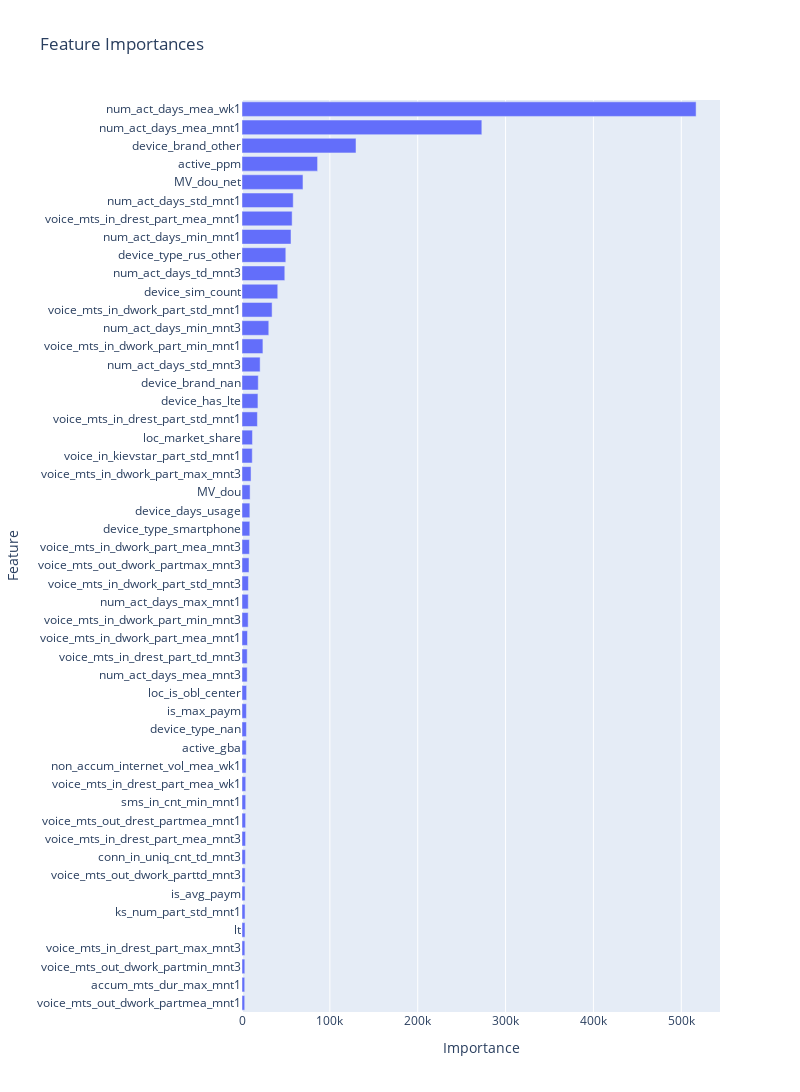

Notebook source saved alongside this figure:
### Code cell
import plotly.express as px

fig = px.bar(feature_importances[:50], x="Importance", y="Feature", title="Feature Importances")
fig.update_layout(yaxis={"categoryorder": "total ascending"}, width=800, height=1200)
fig.show()

### Figure 1 — Plotly figure (JSON) as saved in the notebook; plotly's stock layout.template omitted (floating-point values rounded to 4 significant figures)
{"data": [{"alignmentgroup": "True", "hovertemplate": "Importance=%{x}<br>Feature=%{y}<extra></extra>", "legendgroup": "", "marker": {"color": "#636efa", "pattern": {"shape": ""}}, "name": "", "offsetgroup": "", "orientation": "h", "showlegend": false, "textposition": "auto", "type": "bar", "x": [516900.0, 273000.0, 129800.0, 86030.0, 69410.0, 58310.0, 57060.0, 55780.0, 49860.0, 48710.0, 40690.0, 34260.0, 30480.0, 23810.0, 20640.0, 18500.0, 18140.0, 17540.0, 11900.0, 11680.0, 10290.0, 9214.0, 8929.0, 8903.0, 8451.0, 7964.0, 7294.0, 7129.0, 7006.0, 6249.0, 5937.0, 5895.0, 5278.0, 5023.0, 5022.0, 4858.0, 4639.0, 4271.0, 4205.0, 4100.0, 4047.0, 3859.0, 3588.0, 3482.0, 3455.0, 3389.0, 3259.0, 3203.0, 3084.0, 3077.0], "xaxis": "x", "y": ["num_act_days_mea_wk1", "num_act_days_mea_mnt1", "device_brand_other", "active_ppm", "MV_dou_net", "num_act_days_std_mnt1", "voice_mts_in_drest_part_mea_mnt1", "num_act_days_min_mnt1", "device_type_rus_other", "num_act_days_td_mnt3", "device_sim_count", "voice_mts_in_dwork_part_std_mnt1", "num_act_days_min_mnt3", "voice_mts_in_dwork_part_min_mnt1", "num_act_days_std_mnt3", "device_brand_nan", "device_has_lte", "voice_mts_in_drest_part_std_mnt1", "loc_market_share", "voice_in_kievstar_part_std_mnt1", "voice_mts_in_dwork_part_max_mnt3", "MV_dou", "device_days_usage", "device_type_smartphone", "voice_mts_in_dwork_part_mea_mnt3", "voice_mts_out_dwork_partmax_mnt3", "voice_mts_in_dwork_part_std_mnt3", "num_act_days_max_mnt1", "voice_mts_in_dwork_part_min_mnt3", "voice_mts_in_dwork_part_mea_mnt1", "voice_mts_in_drest_part_td_mnt3", "num_act_days_mea_mnt3", "loc_is_obl_center", "is_max_paym", "device_type_nan", "active_gba", "non_accum_internet_vol_mea_wk1", "voice_mts_in_drest_part_mea_wk1", "sms_in_cnt_min_mnt1", "voice_mts_out_drest_partmea_mnt1", "voice_mts_in_drest_part_mea_mnt3", "conn_in_uniq_cnt_td_mnt3", "voice_mts_out_dwork_parttd_mnt3", "is_avg_paym", "ks_num_part_std_mnt1", "lt", "voice_mts_in_drest_part_max_mnt3", "voice_mts_out_dwork_partmin_mnt3", "accum_mts_dur_max_mnt1", "voice_mts_out_dwork_partmea_mnt1"], "yaxis": "y"}], "layout": {"barmode": "relative", "height": 1200, "legend": {"tracegroupgap": 0}, "title": {"text": "Feature Importances"}, "width": 800, "xaxis": {"anchor": "y", "domain": [0, 1], "title": {"text": "Importance"}}, "yaxis": {"anchor": "x", "categoryorder": "total ascending", "domain": [0, 1], "title": {"text": "Feature"}}}}
